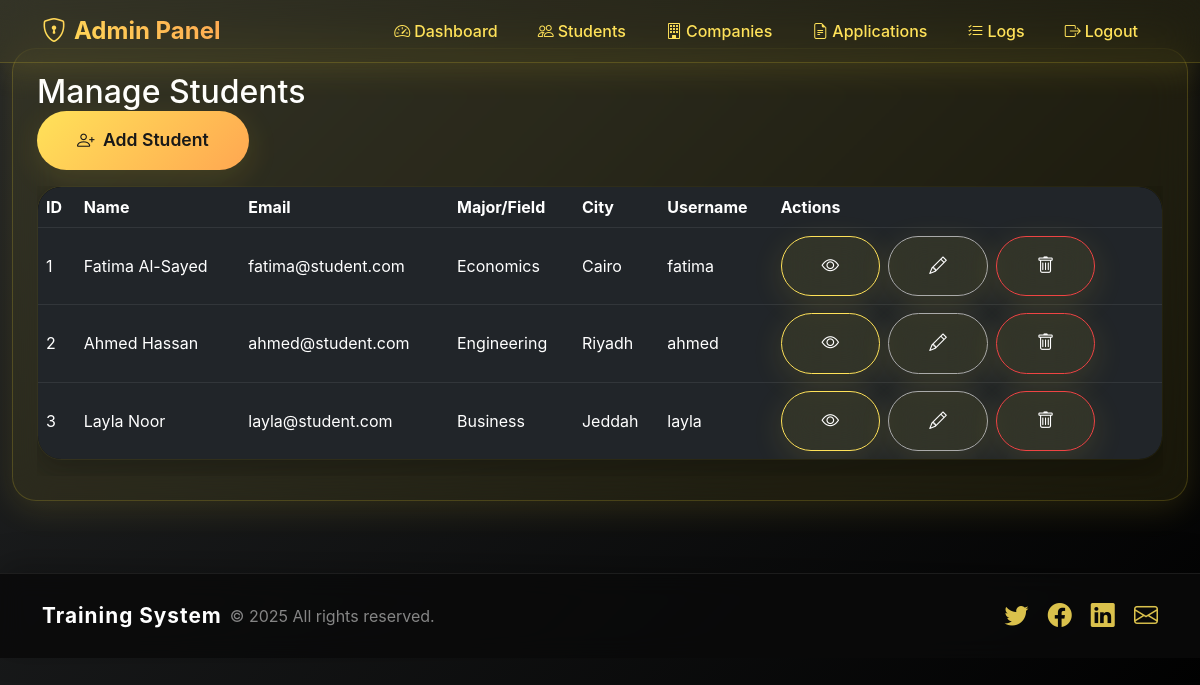
/?controller=admin&action=students (signed in), run on the app's committed database.
### tables this page shows
CREATE TABLE students (
    id INT AUTO_INCREMENT PRIMARY KEY,
    name VARCHAR(100) NOT NULL,
    email VARCHAR(100) NOT NULL UNIQUE,
    username VARCHAR(50) NOT NULL UNIQUE,
    password VARCHAR(255) NOT NULL,
    major VARCHAR(100) NOT NULL,
    city VARCHAR(100) NOT NULL,
    cv VARCHAR(255),
    linkedin VARCHAR(255),
    created_at TIMESTAMP DEFAULT CURRENT_TIMESTAMP
);

### app/controllers/AdminController.php (called while the page is built, shortened)
<?php
require_once __DIR__ . '/../models/Admin.php';
class AdminController {
    public function students() {
        $adminModel = new Admin($GLOBALS['pdo']);
        $students = $adminModel->getAllStudents();
        require __DIR__ . '/../views/admin/users.php';
    }
}

### app/models/Admin.php (called while the page is built, shortened)
<?php
class Admin {
    private $pdo;
    public function __construct($pdo) {
        $this->pdo = $pdo;
    }
    public function getAllStudents() {
        $sql = "SELECT * FROM students";
        return $this->pdo->query($sql)->fetchAll();
    }
}

### app/views/admin/users.php (the view, shortened to what this page needs)
<?php
include __DIR__ . '/../layout/header.php';
?>
<div class="container-fluid py-5">
  <?php if (!empty($students)): ?>
  <div class="glass-card p-4 mb-4 mx-auto animate__animated animate__fadeInUp" style="max-width:1400px;">
    <h2 class="gradient-text mb-0 text-white">Manage Students</h2>
    <div class="d-flex justify-content-between align-items-center mb-3">
      <a href="?controller=admin&action=createStudent" class="btn btn-glass btn-primary-glass text-white" data-bs-toggle="tooltip" title="Add new student">
        <i class="bi bi-person-plus me-1"></i> Add Student
      </a>
    </div>
    <div class="table-responsive d-flex justify-content-center">
      <table class="table table-dark align-middle glass-card animate__animated animate__fadeIn"
        style="background: rgba(0,0,0,0.85); border-radius: 1.5rem; box-shadow: 0 8px 32px rgba(0,0,0,0.25); overflow: hidden; border: 1px solid rgba(255,255,255,0.08); backdrop-filter: blur(20px); color: #fff;">
        <thead style="background: rgba(0,0,0,0.95);">
          <tr>
            <th class="text-white">ID</th>
            <th class="text-white">Name</th>
            <th class="text-white">Email</th>
            <th class="text-white">Major/Field</th>
            <th class="text-white">City</th>
            <th class="text-white">Username</th>
            <th class="text-white">Actions</th>
          </tr>
        </thead>
        <tbody>
          <?php foreach ($students as $student): ?>
          <tr style="background: rgba(0,0,0,0.55); color: #fff;">
            <td class="text-white"><?= $student['id'] ?></td>
            <td class="text-white"><?= htmlspecialchars($student['name']) ?></td>
            <td class="text-white"><?= htmlspecialchars($student['email']) ?></td>
            <td class="text-white"><?= htmlspecialchars($student['major']) ?></td>
            <td class="text-white"><?= htmlspecialchars($student['city']) ?></td>
            <td class="text-white"><?= htmlspecialchars($student['username']) ?></td>
            <td>
              <div class="d-flex gap-2">
                <a href="?controller=admin&action=viewStudent&id=<?= $student['id'] ?>" class="btn btn-sm btn-glass btn-outline-warning text-white" data-bs-toggle="tooltip" title="View details" style="border-color: #ffe259; color: #ffe259;"><i class="bi bi-eye"></i></a>
                <a href="?controller=admin&action=editStudent&id=<?= $student['id'] ?>" class="btn btn-sm btn-glass btn-outline-secondary text-white" data-bs-toggle="tooltip" title="Edit student" style="border-color: #aaa; color: #fff;"><i class="bi bi-pencil"></i></a>
                <button type="button" class="btn btn-sm btn-glass btn-outline-danger text-white" data-bs-toggle="modal" data-bs-target="#deleteStudentModal<?= $student['id'] ?>" title="Delete student" style="border-color: #ef4444; color: #ef4444;"><i class="bi bi-trash"></i></button>
              </div>
            </td>
          </tr>
          <?php endforeach; ?>
        </tbody>
      </table>
    </div>
  </div>
  <?php endif; ?>
</div>
<?php include __DIR__ . '/../layout/footer.php'; ?>

### public/assets/css/style.css (style rules this page uses)
* { margin:0;padding:0;box-sizing:border-box; }
body { font-family:'Poppins',sans-serif; background: linear-gradient(135deg,#667eea,#764ba2); color:#fff; min-height:100vh; overflow-x:hidden; }
.text-warning, .alert-warning, .table-warning, .badge.bg-warning, .gradient-text-yellow, .form-label, .message-content, .faq-question, .faq-question-fancy, .notification, .btn-outline-warning, .btn-primary-glass, .profile-avatar, .stat-icon, .application-icon, .text-yellow, .text-yellow-50, .bg-yellow, .bg-yellow-50, .text-warning-50, .bg-warning-50 { color: var(--bs-navbar-brand-color) !important; }
table { background: transparent !important; color: #fff !important; }

### app/views/layout/header.php (style rules this page uses)
:root { --primary-gradient: linear-gradient(135deg, #232526 0%, #000000 100%); --secondary-gradient: linear-gradient(135deg, #ffe259 0%, #ffa751 100%); --glass-bg: rgba(255, 221, 51, 0.08); --glass-border: rgba(255, 221, 51, 0.18); --glass-shadow: 0 8px 32px rgba(255, 221, 51, 0.12); --text-light: #fffbe7; --text-dark: #232526; --accent-yellow: #ffe259; --accent-orange: #ffa751; --accent-black: #181818; }
body { background: var(--primary-gradient); min-height: 100vh; font-family: 'Inter', -apple-system, BlinkMacSystemFont, sans-serif; }
.btn-glass { background: var(--glass-bg); backdrop-filter: blur(20px); -webkit-backdrop-filter: blur(20px); border: 1px solid var(--glass-border); color: var(--accent-yellow); padding: 1rem 2.5rem; border-radius: 2rem; font-weight: 600; font-size: 1.1rem; transition: all 0.3s ease; box-shadow: var(--glass-shadow); position: relative; overflow: hidden; }
.btn-glass::before { content: ''; position: absolute; top: 0; left: -100%; width: 100%; height: 100%; background: linear-gradient(90deg, transparent, rgba(255,221,51,0.18), transparent); transition: left 0.5s; }
.btn-primary-glass { background: var(--secondary-gradient); border: none; color: var(--accent-black) !important; }
.glass-card { background: var(--glass-bg); backdrop-filter: blur(20px); -webkit-backdrop-filter: blur(20px); border: 1px solid var(--glass-border); border-radius: 1.5rem; box-shadow: var(--glass-shadow); padding: 2rem; transition: all 0.3s ease; }

### data on the page
students: id "1", name "Fatima Al-Sayed", email "fatima@student.com", major "Economics", city "Cairo", username "fatima"
students: id "2", name "Ahmed Hassan", email "ahmed@student.com", major "Engineering", city "Riyadh", username "ahmed"
students: id "3", name "Layla Noor", email "layla@student.com", major "Business", city "Jeddah", username "layla"
